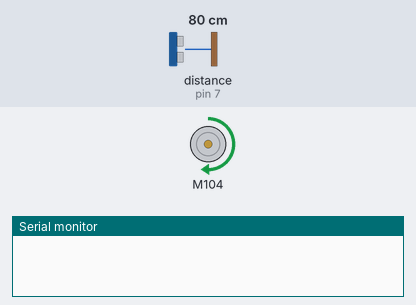
A sketch run on a simulated Arduino Uno, built with avr-gcc and run on an emulated ATmega328P. Parts: DC motor (green arrow = forward, orange = backward, longer = faster), the last lines printed to the serial monitor. Wiring (inferred from the names in the program): ultrasonic range finder: trigger pin 7; echo pin 7. The inputs (shaded band) are chosen by the test bench; at power-on: distance to the obstacle (sensor on pin 7) 80 cm. The echo pulse lasts 58.3 µs per cm.

Above: at 0.05 s.
At 1.2 s:
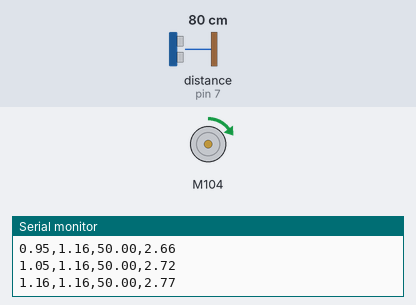
1.3 s: distance to the obstacle (sensor on pin 7) set to 250 cm
4.3 s: distance to the obstacle (sensor on pin 7) set to 60 cm
7.3 s: distance to the obstacle (sensor on pin 7) set to 299 cm
At 8.18 s:
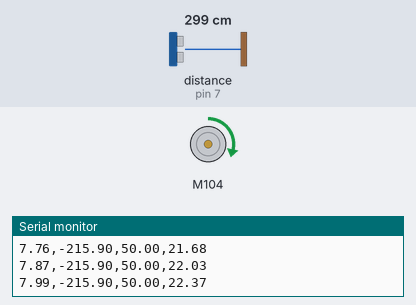
10.3 s: distance to the obstacle (sensor on pin 7) set to 120 cm
13.3 s: distance to the obstacle (sensor on pin 7) set to 35 cm
Timing chart, 0 to 30.8 s (numbered marks = the images above; inputs shaded):
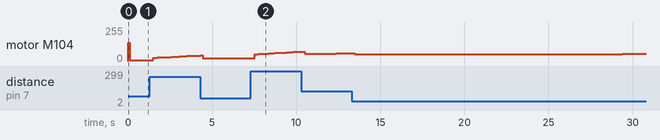

The sketch:

PingPongPI1.ino
```cpp
#include "MotorDriver.h"

MotorDriver motor;

const int pingPin = 7;
// Store the integral and derivative values, store the last error value to
// help calculate the derivative
float integral = 0;
float derivative = 0;
float lasterror = 0;
// PID constants
float Kp = 0.044;
float Ki = 0.011;
float Kd = 0.11792;
// Motor control, height, current error, set point, time variables
float motorSpeed = 0;
float height = 0;
float error = 0;
float setpoint = 50;
float t = 0;

void setup() {
  // Initialize serial communication:
  Serial.begin(9600);
  // Initialize motor
  motor.begin();
  motor.speed(0, 54);
}

float measure() {
  // This function largely taken from the MotorDriver library examples
  // I have changed the time and distance variables to float, to increase
  // accuracy

  // Establish variables for duration of the ping,
  // and the distance result in centimeters:
  long duration;
  float cm;

  // The PING))) is triggered by a HIGH pulse of 2 or more microseconds.
  // Give a short LOW pulse beforehand to ensure a clean HIGH pulse:
  pinMode(pingPin, OUTPUT);
  digitalWrite(pingPin, LOW);
  delayMicroseconds(2);
  digitalWrite(pingPin, HIGH);
  delayMicroseconds(5);
  digitalWrite(pingPin, LOW);

  // The same pin is used to read the signal from the PING))): a HIGH
  // pulse whose duration is the time (in microseconds) from the sending
  // of the ping to the reception of its echo off of an object.
  pinMode(pingPin, INPUT);
  duration = pulseIn(pingPin, HIGH);

  // convert the time into a distance
  cm = microsecondsToCentimeters(duration);

  return cm;
}

float microsecondsToCentimeters(long microseconds) {
  // The speed of sound is 340 m/s or 29 microseconds per centimeter.
  // The ping travels out and back, so to find the distance of the
  // object we take half of the distance travelled.
  return float(microseconds) / 29.4117647 / 2.0;
}

void loop() {
  // Track the length of each loop, which varies with travel time
  // of the sound (which is dependent on the location of the ball)
  unsigned long StartTime = micros();

  // Measure distance, calculate current height
  height = 80.14 - measure();

  unsigned long CurrentTime = micros();
  float ElapsedTime = float(CurrentTime - StartTime);

  delay(100);
  // Calculate current error, integral, derivative, motor speed
  error = setpoint - height;
  integral = (ElapsedTime + 100000)*error/1000000 + integral;
  derivative = (error-lasterror)/(ElapsedTime);
  // Motor speed can't be negative!
  motorSpeed = max(Kp * error + Ki * integral + Kd*derivative, 0);
  motor.speed(0,motorSpeed);

  // This error is the next loop's previous error
  lasterror = error;
  // Time update (there's a little unaccounted-for time, but very little)
  t = t + float((ElapsedTime + 100000)/1000000);

  // Output to be copied and pasted into a CSV file that we'll make the graph from
  //Serial.print("Time: ");
  //Serial.print(ElapsedTime);
  Serial.print(t);
  Serial.print(",");
  //Serial.print(" us // ");
  Serial.print(height);
  Serial.print(",");
  //Serial.print(" cm // set: ");
  Serial.print(setpoint);
  Serial.print(",");
  //Serial.print(" cm // ");
  Serial.println(motorSpeed);
}
```
